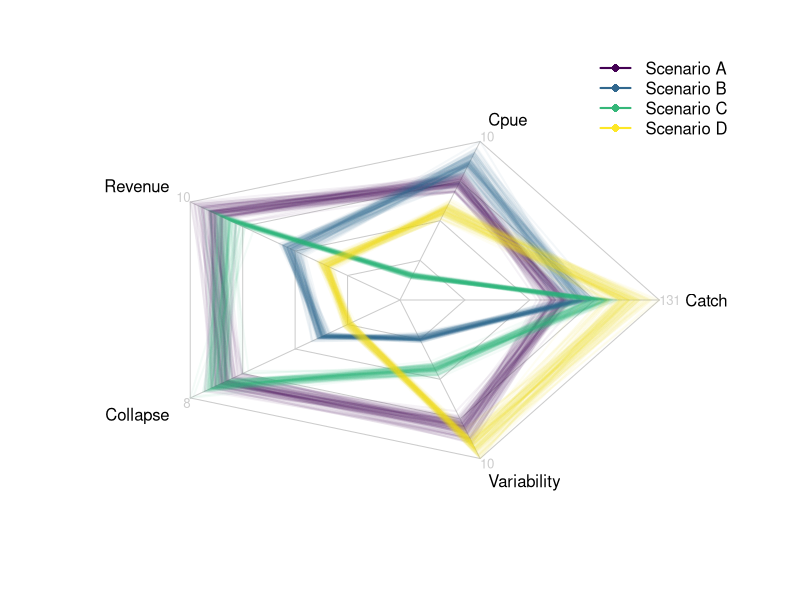

Recreate this plot in R.
# Function to plot multiple datasets on the same radar chart
multi_radar_plot <- function(categories, values_list, names = NULL, title = "", 
                             circle = FALSE, colors = NULL, webclr = "grey80", fill = FALSE, alpha = 0.05) {
  # Number of categories and datasets
  n <- length(categories)
  m <- length(values_list)
  nmc <- nrow(values_list[[1]])
  # Set default names if not provided
  if (is.null(names)) {
    names <- paste("Data", 1:m)
  }
  # Set default colors if not provided
  if (is.null(colors)) {
    colors <- viridisLite::viridis(m)
  }
  max_values <- apply(do.call("rbind", values_list), 2, max)

  # Calculate angles for each category
  angles <- seq(0, 2 * pi, length.out = n + 1)
  
  # Create a blank plot
  plot(0, 0, type = "n", xlim = c(-1, 1), ylim = c(-1, 1),
       xlab = "", ylab = "", main = title, axes = FALSE)
  
  # Draw axis lines for each category
  grid_values <- seq(0, 1, length.out = 5)[-1]
  if (circle){
    for (r in grid_values) {
      points(x = r * cos(seq(0, 2 * pi, length.out = 100)),
             y = r * sin(seq(0, 2 * pi, length.out = 100)),
             type = "l", lty = 1, col = webclr)
    }
  }
  for (i in 1:n) {
    lines(c(0, cos(angles[i])), c(0, sin(angles[i])), col = webclr)
    if(!circle){
        x_one <- grid_values * cos(angles[i])
        x_two <- grid_values * cos(angles[i + 1])
        y_one <- grid_values * sin(angles[i])
        y_two <- grid_values * sin(angles[i + 1])
        segments(x_one, y_one, x_two, y_two, col = webclr)
    }
    # Add category labels
    text_x <- 1.1  * cos(angles[i])
    text_y <- 1.1  * sin(angles[i])
    
    # Adjust text alignment
    hjust <- 0.5
    vjust <- 0.5
    if (cos(angles[i]) < -0.1) hjust <- 1
    if (cos(angles[i]) > 0.1) hjust <- 0
    if (sin(angles[i]) < -0.1) vjust <- 1
    if (sin(angles[i]) > 0.1) vjust <- 0
    text(text_x, text_y, labels = categories[i], adj = c(hjust, vjust))
    #add max axis values
    text(cos(angles[i]), sin(angles[i]), labels = round(max_values[i]), col = webclr, cex = 0.8, adj = c(hjust, vjust))  
  }
  
  # Plot each dataset
  for (i in 1:m) {
    values <- values_list[[i]]
    for (j in 1:ncol(values)){
        values[,j] <- values[,j] / max_values[j]
    }
    for(imc in 1:nmc){  
    # Calculate coordinates
      data_x <- values[imc, ] * cos(angles[1:n])
      data_y <- values[imc, ] * sin(angles[1:n])
    
    # Closed polygon coordinates
      data_x_closed <- c(data_x, data_x[1])
      data_y_closed <- c(data_y, data_y[1])
    
    # Fill polygon if requested
      if (fill) {
        polygon(data_x_closed, data_y_closed, 
                col = adjustcolor(colors[i], alpha.f = alpha), 
                border = NA)
      }
    
      # Draw outline
      lines(data_x_closed, data_y_closed, col = adjustcolor(colors[i], alpha.f = alpha), lwd = 2)
    
      # Add points
      #points(data_x, data_y, pch = 16, col = colors[i])
    }
  }
  
  # Add legend
  legend(par("usr")[2] * 0.7, par("usr")[4] + (par("usr")[4] - par("usr")[3]) * 0.2,
        legend = names, col = colors, lty = 1, lwd = 2, pch = 16, bty = "n")
}

#Multiple scenarios mcmc results
scenarios <- c("Scenario A", "Scenario B", "Scenario C", "Scenario D")
categories <- c("Catch", "Cpue", "Revenue", "Collapse", "Variability")

values1 <- sapply(c(80, 7.2, 9.0, 6.8, 8.3),FUN = function(x) rnorm(100,x,x*0.05))
values2 <- sapply(c(90, 8.5, 5.2, 3.0, 2.5),FUN = function(x) rnorm(100,x,x*0.05))
values3 <- sapply(c(100, 1.5, 8.2, 7.0, 4.5),FUN = function(x) rnorm(100,x,x*0.05))
values4 <- sapply(c(115, 5.5, 3.6, 2.0, 9.5),FUN = function(x) rnorm(100,x,x*0.05))

values_list <- list(values1, values2, values3, values4)

op <- list("omi" = par("omi"), "mar" = par("mar"), "xpd" = par("xpd"))
par(omi = c(1,1,1,1),mar = c(1, 1, 1, 1), xpd = NA)
multi_radar_plot(
   categories = categories ,
   values_list = values_list,
   names = scenarios,
   title = "",
   alpha = 0.05,
   fill = FALSE,
   circle = FALSE,
 )
par(op)
